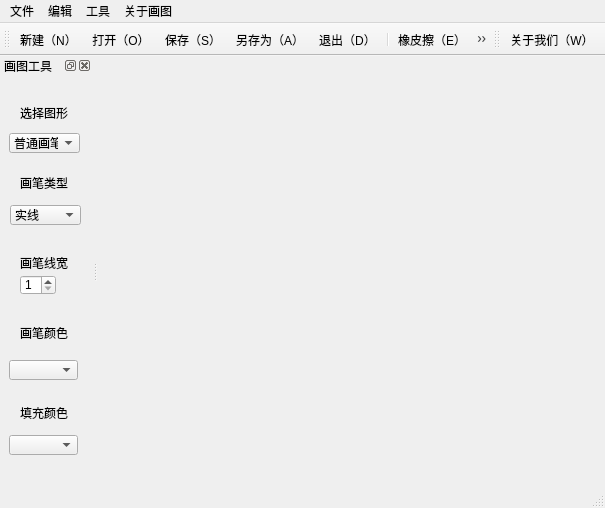
<?xml version="1.0" encoding="UTF-8"?>
<ui version="4.0">
<class>MainWindowClass</class>
<widget class="QMainWindow" name="MainWindowClass">
<property name="geometry">
<rect>
<x>0</x>
<y>0</y>
<width>605</width>
<height>505</height>
</rect>
</property>
<property name="windowTitle">
<string>MainWindow</string>
</property>
<widget class="QWidget" name="centralWidget"/>
<widget class="QMenuBar" name="menuBar">
<property name="geometry">
<rect>
<x>0</x>
<y>0</y>
<width>605</width>
<height>23</height>
</rect>
</property>
<widget class="QMenu" name="menu_file">
<property name="title">
<string>文件</string>
</property>
<addaction name="action_N"/>
<addaction name="action_O"/>
<addaction name="separator"/>
<addaction name="action_S"/>
<addaction name="action_A"/>
<addaction name="separator"/>
<addaction name="action"/>
</widget>
<widget class="QMenu" name="menu_edit">
<property name="title">
<string>工具</string>
</property>
<addaction name="separator"/>
<addaction name="action_Eraser"/>
<addaction name="separator"/>
</widget>
<widget class="QMenu" name="menu_help">
<property name="title">
<string>关于画图</string>
</property>
<addaction name="action_W"/>
</widget>
<widget class="QMenu" name="menu">
<property name="title">
<string>编辑</string>
</property>
<addaction name="action_K"/>
<addaction name="action_C"/>
<addaction name="action_R"/>
</widget>
<addaction name="menu_file"/>
<addaction name="menu"/>
<addaction name="menu_edit"/>
<addaction name="menu_help"/>
</widget>
<widget class="QToolBar" name="mainToolBar">
<attribute name="toolBarArea">
<enum>TopToolBarArea</enum>
</attribute>
<attribute name="toolBarBreak">
<bool>false</bool>
</attribute>
<addaction name="action_N"/>
<addaction name="action_O"/>
<addaction name="action_S"/>
<addaction name="action_A"/>
<addaction name="action"/>
<addaction name="separator"/>
<addaction name="action_Eraser"/>
<addaction name="action_R"/>
<addaction name="action_K"/>
<addaction name="action_C"/>
<addaction name="separator"/>
</widget>
<widget class="QStatusBar" name="statusBar"/>
<widget class="QDockWidget" name="dockWidget">
<property name="enabled">
<bool>true</bool>
</property>
<property name="minimumSize">
<size>
<width>92</width>
<height>430</height>
</size>
</property>
<property name="layoutDirection">
<enum>Qt::LeftToRight</enum>
</property>
<property name="windowTitle">
<string>画图工具</string>
</property>
<attribute name="dockWidgetArea">
<number>1</number>
</attribute>
<widget class="QWidget" name="dockWidgetContents">
<widget class="QLabel" name="shapelabel">
<property name="geometry">
<rect>
<x>20</x>
<y>30</y>
<width>48</width>
<height>16</height>
</rect>
</property>
<property name="text">
<string>选择图形</string>
</property>
</widget>
<widget class="QComboBox" name="shapecomboBox">
<property name="geometry">
<rect>
<x>9</x>
<y>58</y>
<width>71</width>
<height>20</height>
</rect>
</property>
<item>
<property name="text">
<string>普通画笔</string>
</property>
</item>
<item>
<property name="text">
<string>直线</string>
</property>
</item>
<item>
<property name="text">
<string>椭圆</string>
</property>
</item>
<item>
<property name="text">
<string>矩形</string>
</property>
</item>
<item>
<property name="text">
<string>三角形</string>
</property>
</item>
</widget>
<widget class="QLabel" name="penstylelabel">
<property name="geometry">
<rect>
<x>20</x>
<y>100</y>
<width>48</width>
<height>16</height>
</rect>
</property>
<property name="text">
<string>画笔类型</string>
</property>
</widget>
<widget class="QComboBox" name="penstylecomboBox">
<property name="geometry">
<rect>
<x>10</x>
<y>130</y>
<width>71</width>
<height>20</height>
</rect>
</property>
<item>
<property name="text">
<string>实线</string>
</property>
</item>
<item>
<property name="text">
<string>点线</string>
</property>
</item>
<item>
<property name="text">
<string>长虚线</string>
</property>
</item>
</widget>
<widget class="QLabel" name="penwidthlabel">
<property name="geometry">
<rect>
<x>20</x>
<y>180</y>
<width>48</width>
<height>16</height>
</rect>
</property>
<property name="text">
<string>画笔线宽</string>
</property>
</widget>
<widget class="QSpinBox" name="penwidthspinBox">
<property name="geometry">
<rect>
<x>20</x>
<y>200</y>
<width>36</width>
<height>20</height>
</rect>
</property>
<property name="minimum">
<number>1</number>
</property>
</widget>
<widget class="QLabel" name="pencolorlabel">
<property name="geometry">
<rect>
<x>20</x>
<y>250</y>
<width>48</width>
<height>16</height>
</rect>
</property>
<property name="text">
<string>画笔颜色</string>
</property>
</widget>
<widget class="QComboBox" name="pencolorcomboBox">
<property name="geometry">
<rect>
<x>9</x>
<y>285</y>
<width>69</width>
<height>20</height>
</rect>
</property>
</widget>
<widget class="QLabel" name="brushcolorlabel">
<property name="geometry">
<rect>
<x>20</x>
<y>330</y>
<width>48</width>
<height>16</height>
</rect>
</property>
<property name="text">
<string>填充颜色</string>
</property>
</widget>
<widget class="QComboBox" name="brushcolorcomboBox">
<property name="geometry">
<rect>
<x>9</x>
<y>360</y>
<width>69</width>
<height>20</height>
</rect>
</property>
</widget>
</widget>
</widget>
<widget class="QToolBar" name="toolBar">
<property name="windowTitle">
<string>toolBar</string>
</property>
<property name="toolButtonStyle">
<enum>Qt::ToolButtonIconOnly</enum>
</property>
<attribute name="toolBarArea">
<enum>TopToolBarArea</enum>
</attribute>
<attribute name="toolBarBreak">
<bool>false</bool>
</attribute>
<addaction name="action_W"/>
</widget>
<action name="action_N">
<property name="icon">
<iconset>
<normaloff>:/image/newmini.png</normaloff>:/image/newmini.png</iconset>
</property>
<property name="text">
<string>新建（&amp;N）</string>
</property>
<property name="toolTip">
<string>新建图片</string>
</property>
<property name="shortcut">
<string>Ctrl+N</string>
</property>
</action>
<action name="action_O">
<property name="icon">
<iconset>
<normaloff>:/image/openmini.png</normaloff>:/image/openmini.png</iconset>
</property>
<property name="text">
<string>打开（&amp;O）</string>
</property>
<property name="toolTip">
<string>打开图片</string>
</property>
<property name="shortcut">
<string>Ctrl+O</string>
</property>
</action>
<action name="action_S">
<property name="icon">
<iconset>
<normaloff>:/image/savemini.png</normaloff>:/image/savemini.png</iconset>
</property>
<property name="text">
<string>保存（&amp;S）</string>
</property>
<property name="toolTip">
<string>保存图片</string>
</property>
<property name="shortcut">
<string>Ctrl+S</string>
</property>
</action>
<action name="action_A">
<property name="icon">
<iconset>
<normaloff>:/image/saveasmini.png</normaloff>:/image/saveasmini.png</iconset>
</property>
<property name="text">
<string>另存为（&amp;A）</string>
</property>
<property name="toolTip">
<string>另存为</string>
</property>
<property name="shortcut">
<string>Ctrl+A</string>
</property>
</action>
<action name="action_R">
<property name="icon">
<iconset>
<normaloff>:/image/rmini.png</normaloff>:/image/rmini.png</iconset>
</property>
<property name="text">
<string>旋转（&amp;R）</string>
</property>
<property name="toolTip">
<string>旋转</string>
</property>
<property name="shortcut">
<string>Ctrl+R</string>
</property>
</action>
<action name="action_C">
<property name="icon">
<iconset>
<normaloff>:/image/clear.png</normaloff>:/image/clear.png</iconset>
</property>
<property name="text">
<string>清空（&amp;C）</string>
</property>
<property name="toolTip">
<string>清空</string>
</property>
<property name="shortcut">
<string>Ctrl+C</string>
</property>
</action>
<action name="action_W">
<property name="icon">
<iconset>
<normaloff>:/image/exit.png</normaloff>:/image/exit.png</iconset>
</property>
<property name="text">
<string>关于我们（&amp;W）</string>
</property>
<property name="toolTip">
<string>谢谢使用</string>
</property>
<property name="shortcut">
<string>Ctrl+W</string>
</property>
</action>
<action name="action_K">
<property name="icon">
<iconset>
<normaloff>:/image/huabu.png</normaloff>:/image/huabu.png</iconset>
</property>
<property name="text">
<string>画布（&amp;K）</string>
</property>
<property name="toolTip">
<string>改变画布</string>
</property>
<property name="shortcut">
<string>Ctrl+K</string>
</property>
</action>
<action name="action_Eraser">
<property name="icon">
<iconset>
<normaloff>:/image/clearmini.png</normaloff>:/image/clearmini.png</iconset>
</property>
<property name="text">
<string>橡皮擦（&amp;E）</string>
</property>
<property name="toolTip">
<string>橡皮擦</string>
</property>
<property name="shortcut">
<string>Ctrl+E</string>
</property>
</action>
<action name="action">
<property name="icon">
<iconset>
<normaloff>:/image/exitmini.png</normaloff>:/image/exitmini.png</iconset>
</property>
<property name="text">
<string>退出（&amp;D）</string>
</property>
<property name="toolTip">
<string>退出</string>
</property>
<property name="shortcut">
<string>Ctrl+D</string>
</property>
</action>
</widget>
<layoutdefault spacing="6" margin="11"/>
<connections/>
</ui>
